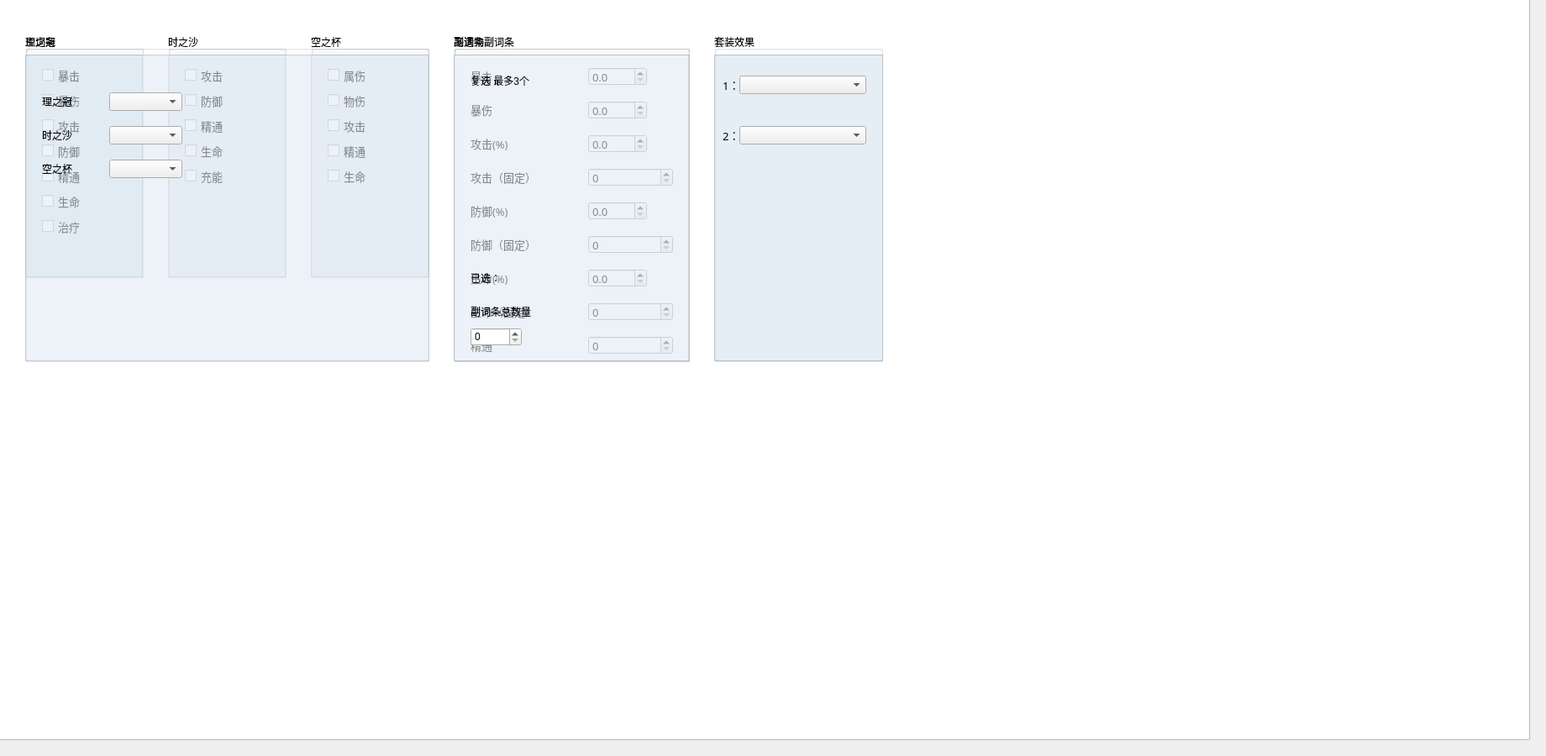
    <widget class="QWidget" name="tab_4">
     <attribute name="title">
      <string>圣遗物</string>
     </attribute>
     <widget class="QGroupBox" name="grp_head">
      <property name="geometry">
       <rect>
        <x>30</x>
        <y>40</y>
        <width>141</width>
        <height>291</height>
       </rect>
      </property>
      <property name="title">
       <string>理之冠</string>
      </property>
      <widget class="QCheckBox" name="cbox_h_cr">
       <property name="geometry">
        <rect>
         <x>20</x>
         <y>40</y>
         <width>91</width>
         <height>19</height>
        </rect>
       </property>
       <property name="font">
        <font>
         <family>汉仪文黑-85W</family>
         <pointsize>10</pointsize>
         <weight>50</weight>
         <italic>false</italic>
         <bold>false</bold>
        </font>
       </property>
       <property name="text">
        <string>暴击</string>
       </property>
      </widget>
      <widget class="QCheckBox" name="cbox_h_cd">
       <property name="geometry">
        <rect>
         <x>20</x>
         <y>70</y>
         <width>91</width>
         <height>19</height>
        </rect>
       </property>
       <property name="font">
        <font>
         <family>汉仪文黑-85W</family>
         <pointsize>10</pointsize>
         <weight>50</weight>
         <italic>false</italic>
         <bold>false</bold>
        </font>
       </property>
       <property name="text">
        <string>暴伤</string>
       </property>
      </widget>
      <widget class="QCheckBox" name="cbox_h_ar">
       <property name="geometry">
        <rect>
         <x>20</x>
         <y>100</y>
         <width>91</width>
         <height>19</height>
        </rect>
       </property>
       <property name="font">
        <font>
         <family>汉仪文黑-85W</family>
         <pointsize>10</pointsize>
         <weight>50</weight>
         <italic>false</italic>
         <bold>false</bold>
        </font>
       </property>
       <property name="text">
        <string>攻击</string>
       </property>
      </widget>
      <widget class="QCheckBox" name="cbox_h_dr">
       <property name="geometry">
        <rect>
         <x>20</x>
         <y>130</y>
         <width>91</width>
         <height>19</height>
        </rect>
       </property>
       <property name="font">
        <font>
         <family>汉仪文黑-85W</family>
         <pointsize>10</pointsize>
         <weight>50</weight>
         <italic>false</italic>
         <bold>false</bold>
        </font>
       </property>
       <property name="text">
        <string>防御</string>
       </property>
      </widget>
      <widget class="QCheckBox" name="cbox_h_em">
       <property name="geometry">
        <rect>
         <x>20</x>
         <y>160</y>
         <width>91</width>
         <height>19</height>
        </rect>
       </property>
       <property name="font">
        <font>
         <family>汉仪文黑-85W</family>
         <pointsize>10</pointsize>
         <weight>50</weight>
         <italic>false</italic>
         <bold>false</bold>
        </font>
       </property>
       <property name="text">
        <string>精通</string>
       </property>
      </widget>
      <widget class="QCheckBox" name="cbox_h_hr">
       <property name="geometry">
        <rect>
         <x>20</x>
         <y>190</y>
         <width>91</width>
         <height>19</height>
        </rect>
       </property>
       <property name="font">
        <font>
         <family>汉仪文黑-85W</family>
         <pointsize>10</pointsize>
         <weight>50</weight>
         <italic>false</italic>
         <bold>false</bold>
        </font>
       </property>
       <property name="text">
        <string>生命</string>
       </property>
      </widget>
      <widget class="QCheckBox" name="cbox_h_dheal">
       <property name="geometry">
        <rect>
         <x>20</x>
         <y>220</y>
         <width>91</width>
         <height>19</height>
        </rect>
       </property>
       <property name="font">
        <font>
         <family>汉仪文黑-85W</family>
         <pointsize>10</pointsize>
         <weight>50</weight>
         <italic>false</italic>
         <bold>false</bold>
        </font>
       </property>
       <property name="text">
        <string>治疗</string>
       </property>
      </widget>
      <widget class="QGraphicsView" name="graphicsView_12">
       <property name="geometry">
        <rect>
         <x>0</x>
         <y>25</y>
         <width>140</width>
         <height>265</height>
        </rect>
       </property>
       <property name="styleSheet">
        <string notr="true">background-color: rgba(224, 234, 244,200)</string>
       </property>
      </widget>
      <zorder>graphicsView_12</zorder>
      <zorder>cbox_h_cr</zorder>
      <zorder>cbox_h_cd</zorder>
      <zorder>cbox_h_ar</zorder>
      <zorder>cbox_h_dr</zorder>
      <zorder>cbox_h_em</zorder>
      <zorder>cbox_h_hr</zorder>
      <zorder>cbox_h_dheal</zorder>
     </widget>
     <widget class="QGroupBox" name="grp_glass">
      <property name="geometry">
       <rect>
        <x>200</x>
        <y>40</y>
        <width>141</width>
        <height>291</height>
       </rect>
      </property>
      <property name="title">
       <string>时之沙</string>
      </property>
      <widget class="QCheckBox" name="cbox_g_ar">
       <property name="geometry">
        <rect>
         <x>20</x>
         <y>40</y>
         <width>91</width>
         <height>19</height>
        </rect>
       </property>
       <property name="font">
        <font>
         <family>汉仪文黑-85W</family>
         <pointsize>10</pointsize>
         <weight>50</weight>
         <italic>false</italic>
         <bold>false</bold>
        </font>
       </property>
       <property name="text">
        <string>攻击</string>
       </property>
      </widget>
      <widget class="QCheckBox" name="cbox_g_dr">
       <property name="geometry">
        <rect>
         <x>20</x>
         <y>70</y>
         <width>91</width>
         <height>19</height>
        </rect>
       </property>
       <property name="font">
        <font>
         <family>汉仪文黑-85W</family>
         <pointsize>10</pointsize>
         <weight>50</weight>
         <italic>false</italic>
         <bold>false</bold>
        </font>
       </property>
       <property name="text">
        <string>防御</string>
       </property>
      </widget>
      <widget class="QCheckBox" name="cbox_g_em">
       <property name="geometry">
        <rect>
         <x>20</x>
         <y>100</y>
         <width>91</width>
         <height>19</height>
        </rect>
       </property>
       <property name="font">
        <font>
         <family>汉仪文黑-85W</family>
         <pointsize>10</pointsize>
         <weight>50</weight>
         <italic>false</italic>
         <bold>false</bold>
        </font>
       </property>
       <property name="text">
        <string>精通</string>
       </property>
      </widget>
      <widget class="QCheckBox" name="cbox_g_hr">
       <property name="geometry">
        <rect>
         <x>20</x>
         <y>130</y>
         <width>91</width>
         <height>19</height>
        </rect>
       </property>
       <property name="font">
        <font>
         <family>汉仪文黑-85W</family>
         <pointsize>10</pointsize>
         <weight>50</weight>
         <italic>false</italic>
         <bold>false</bold>
        </font>
       </property>
       <property name="text">
        <string>生命</string>
       </property>
      </widget>
      <widget class="QCheckBox" name="cbox_g_ef">
       <property name="geometry">
        <rect>
         <x>20</x>
         <y>160</y>
         <width>91</width>
         <height>19</height>
        </rect>
       </property>
       <property name="font">
        <font>
         <family>汉仪文黑-85W</family>
         <pointsize>10</pointsize>
         <weight>50</weight>
         <italic>false</italic>
         <bold>false</bold>
        </font>
       </property>
       <property name="text">
        <string>充能</string>
       </property>
      </widget>
      <widget class="QGraphicsView" name="graphicsView_10">
       <property name="geometry">
        <rect>
         <x>0</x>
         <y>25</y>
         <width>140</width>
         <height>265</height>
        </rect>
       </property>
       <property name="styleSheet">
        <string notr="true">background-color: rgba(224, 234, 244,150)</string>
       </property>
      </widget>
      <zorder>graphicsView_10</zorder>
      <zorder>cbox_g_ar</zorder>
      <zorder>cbox_g_dr</zorder>
      <zorder>cbox_g_em</zorder>
      <zorder>cbox_g_hr</zorder>
      <zorder>cbox_g_ef</zorder>
     </widget>
     <widget class="QGroupBox" name="grp_cup">
      <property name="geometry">
       <rect>
        <x>370</x>
        <y>40</y>
        <width>141</width>
        <height>291</height>
       </rect>
      </property>
      <property name="title">
       <string>空之杯</string>
      </property>
      <widget class="QCheckBox" name="cbox_c_ed">
       <property name="geometry">
        <rect>
         <x>20</x>
         <y>40</y>
         <width>91</width>
         <height>19</height>
        </rect>
       </property>
       <property name="font">
        <font>
         <family>汉仪文黑-85W</family>
         <pointsize>10</pointsize>
         <weight>50</weight>
         <italic>false</italic>
         <bold>false</bold>
        </font>
       </property>
       <property name="text">
        <string>属伤</string>
       </property>
      </widget>
      <widget class="QCheckBox" name="cbox_c_dphys">
       <property name="geometry">
        <rect>
         <x>20</x>
         <y>70</y>
         <width>91</width>
         <height>19</height>
        </rect>
       </property>
       <property name="font">
        <font>
         <family>汉仪文黑-85W</family>
         <pointsize>10</pointsize>
         <weight>50</weight>
         <italic>false</italic>
         <bold>false</bold>
        </font>
       </property>
       <property name="text">
        <string>物伤</string>
       </property>
      </widget>
      <widget class="QCheckBox" name="cbox_c_ar">
       <property name="geometry">
        <rect>
         <x>20</x>
         <y>100</y>
         <width>91</width>
         <height>19</height>
        </rect>
       </property>
       <property name="font">
        <font>
         <family>汉仪文黑-85W</family>
         <pointsize>10</pointsize>
         <weight>50</weight>
         <italic>false</italic>
         <bold>false</bold>
        </font>
       </property>
       <property name="text">
        <string>攻击</string>
       </property>
      </widget>
      <widget class="QCheckBox" name="cbox_c_em">
       <property name="geometry">
        <rect>
         <x>20</x>
         <y>130</y>
         <width>91</width>
         <height>19</height>
        </rect>
       </property>
       <property name="font">
        <font>
         <family>汉仪文黑-85W</family>
         <pointsize>10</pointsize>
         <weight>50</weight>
         <italic>false</italic>
         <bold>false</bold>
        </font>
       </property>
       <property name="text">
        <string>精通</string>
       </property>
      </widget>
      <widget class="QCheckBox" name="cbox_c_hr">
       <property name="geometry">
        <rect>
         <x>20</x>
         <y>160</y>
         <width>91</width>
         <height>19</height>
        </rect>
       </property>
       <property name="font">
        <font>
         <family>汉仪文黑-85W</family>
         <pointsize>10</pointsize>
         <weight>50</weight>
         <italic>false</italic>
         <bold>false</bold>
        </font>
       </property>
       <property name="text">
        <string>生命</string>
       </property>
      </widget>
      <widget class="QGraphicsView" name="graphicsView_11">
       <property name="geometry">
        <rect>
         <x>0</x>
         <y>25</y>
         <width>140</width>
         <height>265</height>
        </rect>
       </property>
       <property name="styleSheet">
        <string notr="true">background-color: rgba(224, 234, 244,150)</string>
       </property>
      </widget>
      <zorder>graphicsView_11</zorder>
      <zorder>cbox_c_ed</zorder>
      <zorder>cbox_c_dphys</zorder>
      <zorder>cbox_c_ar</zorder>
      <zorder>cbox_c_em</zorder>
      <zorder>cbox_c_hr</zorder>
     </widget>
     <widget class="QGraphicsView" name="graphicsView_2">
      <property name="geometry">
       <rect>
        <x>-10</x>
        <y>-10</y>
        <width>1831</width>
        <height>891</height>
       </rect>
      </property>
      <property name="styleSheet">
       <string notr="true">background: url(./data/bg.png);	</string>
      </property>
     </widget>
     <widget class="QGroupBox" name="grp_sub">
      <property name="geometry">
       <rect>
        <x>540</x>
        <y>40</y>
        <width>281</width>
        <height>391</height>
       </rect>
      </property>
      <property name="title">
       <string>圣遗物副词条</string>
      </property>
      <widget class="QLabel" name="label_4">
       <property name="geometry">
        <rect>
         <x>20</x>
         <y>40</y>
         <width>61</width>
         <height>21</height>
        </rect>
       </property>
       <property name="font">
        <font>
         <family>汉仪文黑-85W</family>
         <pointsize>10</pointsize>
         <weight>50</weight>
         <italic>false</italic>
         <bold>false</bold>
        </font>
       </property>
       <property name="text">
        <string>暴击</string>
       </property>
      </widget>
      <widget class="QDoubleSpinBox" name="digit_cr">
       <property name="geometry">
        <rect>
         <x>160</x>
         <y>40</y>
         <width>70</width>
         <height>22</height>
        </rect>
       </property>
       <property name="font">
        <font>
         <family>汉仪文黑-85W</family>
         <pointsize>10</pointsize>
         <weight>50</weight>
         <italic>false</italic>
         <bold>false</bold>
        </font>
       </property>
       <property name="decimals">
        <number>1</number>
       </property>
       <property name="maximum">
        <double>1000.000000000000000</double>
       </property>
       <property name="singleStep">
        <double>1.000000000000000</double>
       </property>
      </widget>
      <widget class="QLabel" name="label_10">
       <property name="geometry">
        <rect>
         <x>20</x>
         <y>240</y>
         <width>101</width>
         <height>21</height>
        </rect>
       </property>
       <property name="font">
        <font>
         <family>汉仪文黑-85W</family>
         <pointsize>10</pointsize>
         <weight>50</weight>
         <italic>false</italic>
         <bold>false</bold>
        </font>
       </property>
       <property name="text">
        <string>防御（固定）</string>
       </property>
      </widget>
      <widget class="QDoubleSpinBox" name="digit_cd">
       <property name="geometry">
        <rect>
         <x>160</x>
         <y>80</y>
         <width>70</width>
         <height>22</height>
        </rect>
       </property>
       <property name="font">
        <font>
         <family>汉仪文黑-85W</family>
         <pointsize>10</pointsize>
         <weight>50</weight>
         <italic>false</italic>
         <bold>false</bold>
        </font>
       </property>
       <property name="decimals">
        <number>1</number>
       </property>
       <property name="maximum">
        <double>1000.000000000000000</double>
       </property>
       <property name="singleStep">
        <double>1.000000000000000</double>
       </property>
      </widget>
      <widget class="QDoubleSpinBox" name="digit_ar">
       <property name="geometry">
        <rect>
         <x>160</x>
         <y>120</y>
         <width>70</width>
         <height>22</height>
        </rect>
       </property>
       <property name="font">
        <font>
         <family>汉仪文黑-85W</family>
         <pointsize>10</pointsize>
         <weight>50</weight>
         <italic>false</italic>
         <bold>false</bold>
        </font>
       </property>
       <property name="decimals">
        <number>1</number>
       </property>
       <property name="maximum">
        <double>1000.000000000000000</double>
       </property>
       <property name="singleStep">
        <double>1.000000000000000</double>
       </property>
      </widget>
      <widget class="QDoubleSpinBox" name="digit_dr">
       <property name="geometry">
        <rect>
         <x>160</x>
         <y>200</y>
         <width>70</width>
         <height>22</height>
        </rect>
       </property>
       <property name="font">
        <font>
         <family>汉仪文黑-85W</family>
         <pointsize>10</pointsize>
         <weight>50</weight>
         <italic>false</italic>
         <bold>false</bold>
        </font>
       </property>
       <property name="decimals">
        <number>1</number>
       </property>
       <property name="maximum">
        <double>1000.000000000000000</double>
       </property>
       <property name="singleStep">
        <double>1.000000000000000</double>
       </property>
      </widget>
      <widget class="QLabel" name="label_9">
       <property name="geometry">
        <rect>
         <x>20</x>
         <y>200</y>
         <width>71</width>
         <height>21</height>
        </rect>
       </property>
       <property name="font">
        <font>
         <family>汉仪文黑-85W</family>
         <pointsize>10</pointsize>
         <weight>50</weight>
         <italic>false</italic>
         <bold>false</bold>
        </font>
       </property>
       <property name="text">
        <string>防御(%)</string>
       </property>
      </widget>
      <widget class="QLabel" name="label_8">
       <property name="geometry">
        <rect>
         <x>20</x>
         <y>160</y>
         <width>101</width>
         <height>21</height>
        </rect>
       </property>
       <property name="font">
        <font>
         <family>汉仪文黑-85W</family>
         <pointsize>10</pointsize>
         <weight>50</weight>
         <italic>false</italic>
         <bold>false</bold>
        </font>
       </property>
       <property name="text">
        <string>攻击（固定）</string>
       </property>
      </widget>
      <widget class="QLabel" name="label_7">
       <property name="geometry">
        <rect>
         <x>20</x>
         <y>120</y>
         <width>71</width>
         <height>21</height>
        </rect>
       </property>
       <property name="font">
        <font>
         <family>汉仪文黑-85W</family>
         <pointsize>10</pointsize>
         <weight>50</weight>
         <italic>false</italic>
         <bold>false</bold>
        </font>
       </property>
       <property name="text">
        <string>攻击(%)</string>
       </property>
      </widget>
      <widget class="QLabel" name="label_5">
       <property name="geometry">
        <rect>
         <x>20</x>
         <y>80</y>
         <width>61</width>
         <height>21</height>
        </rect>
       </property>
       <property name="font">
        <font>
         <family>汉仪文黑-85W</family>
         <pointsize>10</pointsize>
         <weight>50</weight>
         <italic>false</italic>
         <bold>false</bold>
        </font>
       </property>
       <property name="text">
        <string>暴伤</string>
       </property>
      </widget>
      <widget class="QLabel" name="label_11">
       <property name="geometry">
        <rect>
         <x>20</x>
         <y>280</y>
         <width>71</width>
         <height>21</height>
        </rect>
       </property>
       <property name="font">
        <font>
         <family>汉仪文黑-85W</family>
         <pointsize>10</pointsize>
         <weight>50</weight>
         <italic>false</italic>
         <bold>false</bold>
        </font>
       </property>
       <property name="text">
        <string>生命(%)</string>
       </property>
      </widget>
      <widget class="QLabel" name="label_12">
       <property name="geometry">
        <rect>
         <x>20</x>
         <y>320</y>
         <width>101</width>
         <height>21</height>
        </rect>
       </property>
       <property name="font">
        <font>
         <family>汉仪文黑-85W</family>
         <pointsize>10</pointsize>
         <weight>50</weight>
         <italic>false</italic>
         <bold>false</bold>
        </font>
       </property>
       <property name="text">
        <string>生命（固定）</string>
       </property>
      </widget>
      <widget class="QDoubleSpinBox" name="digit_hr">
       <property name="geometry">
        <rect>
         <x>160</x>
         <y>280</y>
         <width>70</width>
         <height>22</height>
        </rect>
       </property>
       <property name="font">
        <font>
         <family>汉仪文黑-85W</family>
         <pointsize>10</pointsize>
         <weight>50</weight>
         <italic>false</italic>
         <bold>false</bold>
        </font>
       </property>
       <property name="decimals">
        <number>1</number>
       </property>
       <property name="maximum">
        <double>1000.000000000000000</double>
       </property>
       <property name="singleStep">
        <double>1.000000000000000</double>
       </property>
      </widget>
      <widget class="QSpinBox" name="digit_sh">
       <property name="geometry">
        <rect>
         <x>160</x>
         <y>320</y>
         <width>101</width>
         <height>22</height>
        </rect>
       </property>
       <property name="font">
        <font>
         <family>汉仪文黑-85W</family>
         <pointsize>10</pointsize>
         <weight>50</weight>
         <italic>false</italic>
         <bold>false</bold>
        </font>
       </property>
       <property name="maximum">
        <number>5000</number>
       </property>
      </widget>
      <widget class="QSpinBox" name="digit_sd">
       <property name="geometry">
        <rect>
         <x>160</x>
         <y>240</y>
         <width>101</width>
         <height>22</height>
        </rect>
       </property>
       <property name="font">
        <font>
         <family>汉仪文黑-85W</family>
         <pointsize>10</pointsize>
         <weight>50</weight>
         <italic>false</italic>
         <bold>false</bold>
        </font>
       </property>
       <property name="maximum">
        <number>5000</number>
       </property>
      </widget>
      <widget class="QSpinBox" name="digit_sa">
       <property name="geometry">
        <rect>
         <x>160</x>
         <y>160</y>
         <width>101</width>
         <height>22</height>
        </rect>
       </property>
       <property name="font">
        <font>
         <family>汉仪文黑-85W</family>
         <pointsize>10</pointsize>
         <weight>50</weight>
         <italic>false</italic>
         <bold>false</bold>
        </font>
       </property>
       <property name="maximum">
        <number>5000</number>
       </property>
      </widget>
      <widget class="QLabel" name="label_20">
       <property name="geometry">
        <rect>
         <x>20</x>
         <y>360</y>
         <width>101</width>
         <height>21</height>
        </rect>
       </property>
       <property name="font">
        <font>
         <family>汉仪文黑-85W</family>
         <pointsize>10</pointsize>
         <weight>50</weight>
         <italic>false</italic>
         <bold>false</bold>
        </font>
       </property>
       <property name="text">
        <string>精通</string>
       </property>
      </widget>
      <widget class="QSpinBox" name="digit_em">
       <property name="geometry">
        <rect>
         <x>160</x>
         <y>360</y>
         <width>101</width>
         <height>22</height>
        </rect>
       </property>
       <property name="font">
        <font>
         <family>汉仪文黑-85W</family>
         <pointsize>10</pointsize>
         <weight>50</weight>
         <italic>false</italic>
         <bold>false</bold>
        </font>
       </property>
       <property name="maximum">
        <number>5000</number>
       </property>
      </widget>
      <widget class="QGraphicsView" name="graphicsView_13">
       <property name="geometry">
        <rect>
         <x>0</x>
         <y>25</y>
         <width>280</width>
         <height>365</height>
        </rect>
       </property>
       <property name="styleSheet">
        <string notr="true">background-color: rgba(224, 234, 244,200);
QSpinBox{
	font: 10pt &quot;汉仪文黑-85W&quot;;
}</string>
       </property>
      </widget>
      <zorder>graphicsView_13</zorder>
      <zorder>label_4</zorder>
      <zorder>digit_cr</zorder>
      <zorder>label_10</zorder>
      <zorder>digit_cd</zorder>
      <zorder>digit_ar</zorder>
      <zorder>digit_dr</zorder>
      <zorder>label_9</zorder>
      <zorder>label_8</zorder>
      <zorder>label_7</zorder>
      <zorder>label_5</zorder>
      <zorder>label_11</zorder>
      <zorder>label_12</zorder>
      <zorder>digit_hr</zorder>
      <zorder>digit_sh</zorder>
      <zorder>digit_sd</zorder>
      <zorder>digit_sa</zorder>
      <zorder>label_20</zorder>
      <zorder>digit_em</zorder>
     </widget>
     <widget class="QGroupBox" name="groupBox_6">
      <property name="geometry">
       <rect>
        <x>850</x>
        <y>40</y>
        <width>201</width>
        <height>391</height>
       </rect>
      </property>
      <property name="title">
       <string>套装效果</string>
      </property>
      <widget class="QComboBox" name="cb_aeffect1">
       <property name="geometry">
        <rect>
         <x>30</x>
         <y>50</y>
         <width>151</width>
         <height>22</height>
        </rect>
       </property>
       <property name="font">
        <font>
         <family>汉仪文黑-85W</family>
         <pointsize>10</pointsize>
         <weight>50</weight>
         <italic>false</italic>
         <bold>false</bold>
        </font>
       </property>
      </widget>
      <widget class="QComboBox" name="cb_aeffect2">
       <property name="geometry">
        <rect>
         <x>30</x>
         <y>110</y>
         <width>151</width>
         <height>22</height>
        </rect>
       </property>
       <property name="font">
        <font>
         <family>汉仪文黑-85W</family>
         <pointsize>10</pointsize>
         <weight>50</weight>
         <italic>false</italic>
         <bold>false</bold>
        </font>
       </property>
      </widget>
      <widget class="QLabel" name="label_15">
       <property name="geometry">
        <rect>
         <x>10</x>
         <y>50</y>
         <width>61</width>
         <height>21</height>
        </rect>
       </property>
       <property name="font">
        <font>
         <family>汉仪文黑-85W</family>
         <pointsize>10</pointsize>
         <weight>50</weight>
         <italic>false</italic>
         <bold>false</bold>
        </font>
       </property>
       <property name="text">
        <string>1：</string>
       </property>
      </widget>
      <widget class="QLabel" name="label_16">
       <property name="geometry">
        <rect>
         <x>10</x>
         <y>110</y>
         <width>61</width>
         <height>21</height>
        </rect>
       </property>
       <property name="font">
        <font>
         <family>汉仪文黑-85W</family>
         <pointsize>10</pointsize>
         <weight>50</weight>
         <italic>false</italic>
         <bold>false</bold>
        </font>
       </property>
       <property name="text">
        <string>2：</string>
       </property>
      </widget>
      <widget class="QGraphicsView" name="graphicsView_14">
       <property name="geometry">
        <rect>
         <x>0</x>
         <y>25</y>
         <width>201</width>
         <height>365</height>
        </rect>
       </property>
       <property name="styleSheet">
        <string notr="true">background-color: rgba(224, 234, 244,200)</string>
       </property>
      </widget>
      <zorder>graphicsView_14</zorder>
      <zorder>cb_aeffect1</zorder>
      <zorder>cb_aeffect2</zorder>
      <zorder>label_15</zorder>
      <zorder>label_16</zorder>
     </widget>
     <widget class="QGroupBox" name="groupBox">
      <property name="geometry">
       <rect>
        <x>30</x>
        <y>40</y>
        <width>481</width>
        <height>391</height>
       </rect>
      </property>
      <property name="title">
       <string>主词条</string>
      </property>
      <widget class="QComboBox" name="cb_main_glass">
       <property name="geometry">
        <rect>
         <x>100</x>
         <y>110</y>
         <width>87</width>
         <height>22</height>
        </rect>
       </property>
       <property name="styleSheet">
        <string notr="true">font: 10pt &quot;汉仪文黑-85W&quot;;</string>
       </property>
      </widget>
      <widget class="QLabel" name="label_26">
       <property name="geometry">
        <rect>
         <x>20</x>
         <y>150</y>
         <width>72</width>
         <height>21</height>
        </rect>
       </property>
       <property name="styleSheet">
        <string notr="true">font: 10pt &quot;汉仪文黑-85W&quot;;</string>
       </property>
       <property name="text">
        <string>空之杯</string>
       </property>
      </widget>
      <widget class="QLabel" name="label_25">
       <property name="geometry">
        <rect>
         <x>20</x>
         <y>110</y>
         <width>72</width>
         <height>21</height>
        </rect>
       </property>
       <property name="styleSheet">
        <string notr="true">font: 10pt &quot;汉仪文黑-85W&quot;;</string>
       </property>
       <property name="text">
        <string>时之沙</string>
       </property>
      </widget>
      <widget class="QComboBox" name="cb_main_cup">
       <property name="geometry">
        <rect>
         <x>100</x>
         <y>150</y>
         <width>87</width>
         <height>22</height>
        </rect>
       </property>
       <property name="styleSheet">
        <string notr="true">font: 10pt &quot;汉仪文黑-85W&quot;;</string>
       </property>
      </widget>
      <widget class="QComboBox" name="cb_main_head">
       <property name="geometry">
        <rect>
         <x>100</x>
         <y>70</y>
         <width>87</width>
         <height>22</height>
        </rect>
       </property>
       <property name="styleSheet">
        <string notr="true">font: 10pt &quot;汉仪文黑-85W&quot;;</string>
       </property>
      </widget>
      <widget class="QLabel" name="label">
       <property name="geometry">
        <rect>
         <x>20</x>
         <y>70</y>
         <width>72</width>
         <height>21</height>
        </rect>
       </property>
       <property name="styleSheet">
        <string notr="true">font: 10pt &quot;汉仪文黑-85W&quot;;</string>
       </property>
       <property name="text">
        <string>理之冠</string>
       </property>
      </widget>
      <widget class="QGraphicsView" name="graphicsView_18">
       <property name="geometry">
        <rect>
         <x>0</x>
         <y>25</y>
         <width>481</width>
         <height>365</height>
        </rect>
       </property>
       <property name="styleSheet">
        <string notr="true">background-color: rgba(224, 234, 244,150)</string>
       </property>
      </widget>
      <zorder>graphicsView_18</zorder>
      <zorder>cb_main_glass</zorder>
      <zorder>label_26</zorder>
      <zorder>label_25</zorder>
      <zorder>cb_main_cup</zorder>
      <zorder>cb_main_head</zorder>
      <zorder>label</zorder>
     </widget>
     <widget class="QGroupBox" name="groupBox_11">
      <property name="geometry">
       <rect>
        <x>540</x>
        <y>40</y>
        <width>281</width>
        <height>391</height>
       </rect>
      </property>
      <property name="title">
       <string>副词条</string>
      </property>
      <widget class="QGraphicsView" name="graphicsView_17">
       <property name="geometry">
        <rect>
         <x>0</x>
         <y>25</y>
         <width>281</width>
         <height>365</height>
        </rect>
       </property>
       <property name="styleSheet">
        <string notr="true">background-color: rgba(224, 234, 244,150)</string>
       </property>
      </widget>
      <widget class="QLabel" name="label_27">
       <property name="geometry">
        <rect>
         <x>20</x>
         <y>40</y>
         <width>181</width>
         <height>31</height>
        </rect>
       </property>
       <property name="styleSheet">
        <string notr="true">font: 9pt &quot;汉仪文黑-85W&quot;;</string>
       </property>
       <property name="text">
        <string>复选 最多3个</string>
       </property>
      </widget>
      <widget class="QLabel" name="label_subs">
       <property name="geometry">
        <rect>
         <x>20</x>
         <y>280</y>
         <width>221</width>
         <height>21</height>
        </rect>
       </property>
       <property name="styleSheet">
        <string notr="true">font: 10pt &quot;汉仪文黑-85W&quot;;</string>
       </property>
       <property name="text">
        <string>已选：</string>
       </property>
      </widget>
      <widget class="QSpinBox" name="spb_nsub">
       <property name="geometry">
        <rect>
         <x>20</x>
         <y>350</y>
         <width>61</width>
         <height>22</height>
        </rect>
       </property>
       <property name="styleSheet">
        <string notr="true">font: 10pt &quot;汉仪文黑-85W&quot;;</string>
       </property>
      </widget>
      <widget class="QLabel" name="label_subs_2">
       <property name="geometry">
        <rect>
         <x>20</x>
         <y>320</y>
         <width>221</width>
         <height>21</height>
        </rect>
       </property>
       <property name="styleSheet">
        <string notr="true">font: 10pt &quot;汉仪文黑-85W&quot;;</string>
       </property>
       <property name="text">
        <string>副词条总数量</string>
       </property>
      </widget>
     </widget>
     <zorder>graphicsView_2</zorder>
     <zorder>grp_head</zorder>
     <zorder>grp_glass</zorder>
     <zorder>grp_cup</zorder>
     <zorder>grp_sub</zorder>
     <zorder>groupBox_6</zorder>
     <zorder>groupBox</zorder>
     <zorder>groupBox_11</zorder>
    </widget>
